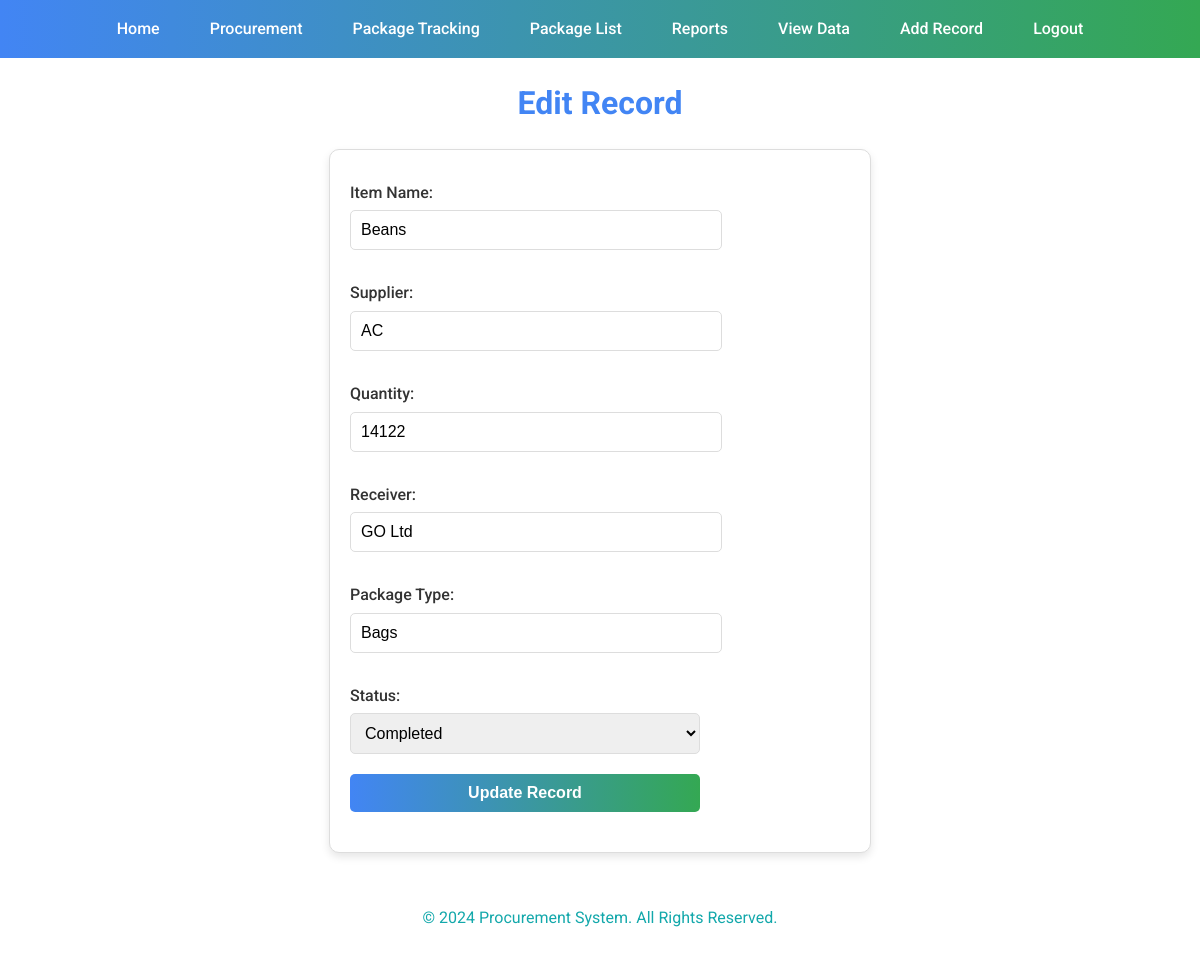
Screenshot of /edit/3 (signed in) with the database file from the repository.
### app.py (models this page shows)
class Procurement(db.Model):
    __tablename__ = 'procurement'
    id = db.Column(db.Integer, primary_key=True)
    item_name = db.Column(db.String(100), nullable=False)
    supplier = db.Column(db.String(100), nullable=False)
    quantity = db.Column(db.Integer, nullable=False)
    receiver = db.Column(db.String(100), nullable=False)
    package_type = db.Column(db.String(100), nullable=False)
    status = db.Column(db.String(100), nullable=False)

### app.py (the view, shortened to what this page needs)
@app.route('/edit/<int:id>', methods=['GET', 'POST'])
@login_required
def edit(id):
    record = Procurement.query.get_or_404(id)
    return render_template('edit.html', record=record)

### app.py (called while the page is built)
@login_manager.user_loader
def load_user(user_id):
    return User.query.get(int(user_id))

### templates/edit.html (shortened to what this page needs)
{% extends 'base.html' %}
{% block content %}
<h1>Edit Record</h1>
<form method="POST" action="{{ url_for('edit', id=record.id) }}">
    <label>Item Name:</label>
    <input type="text" name="item_name" value="{{ record.item_name }}" required>
    <label>Supplier:</label>
    <input type="text" name="supplier" value="{{ record.supplier }}" required>
    <label>Quantity:</label>
    <input type="number" name="quantity" value="{{ record.quantity }}" required>
    <label>Receiver:</label>
    <input type="text" name="receiver" value="{{ record.receiver }}" required>
    <label>Package Type:</label>
    <input type="text" name="package_type" value="{{ record.package_type }}" required>
    <label>Status:</label>
    <select name="status" required>
        <option value="Completed" {% if record.status == 'Completed' %}selected{% endif %}>Completed</option>
    </select>
    <button type="submit">Update Record</button>
</form>
{% endblock %}

### static/css/styles.css (style rules this page uses)
body { font-family: 'Roboto', sans-serif; margin: 0; padding: 0; color: #333; line-height: 1.6; }
body::before { content: ''; position: absolute; top: 0; left: 0; width: 100%; height: 100%; z-index: -1; background-size: cover; background-repeat: no-repeat; background-position: center; animation: slideshow 30s infinite; }
form { background: white; border: 1px solid #ddd; padding: 20px; border-radius: 10px; max-width: 500px; margin: 20px auto; box-shadow: 0 4px 8px rgba(0, 0, 0, 0.1); }
form label { display: block; margin: 10px 0 5px; font-weight: 500; color: #333; }
form input, form select, form button { width: 70%; padding: 10px; margin-bottom: 20px; border: 1px solid #ddd; border-radius: 5px; font-size: 1rem; }
form button { background: linear-gradient(to right, #4285F4, #34A853); border: none; color: white; font-size: 1rem; font-weight: bold; cursor: pointer; transition: background 0.3s ease, box-shadow 0.3s ease; }
button { width: 85%; padding: 10px; margin-bottom: 20px; border: 1px solid #ddd; border-radius: 5px; font-size: 1rem; }
button { display: inline; background: linear-gradient(to right, #4285F4, #34A853); border: none; color: white; font-size: 1rem; font-weight: bold; cursor: pointer; transition: background 0.3s ease, box-shadow 0.3s ease; }
h1, h2, h3 { color: #4285F4; text-align: center; margin: 20px 0; }

### rows the page displays
Procurement: item_name "Beans", supplier "AC", quantity "14122", receiver "GO Ltd", package_type "Bags", status "Completed"
